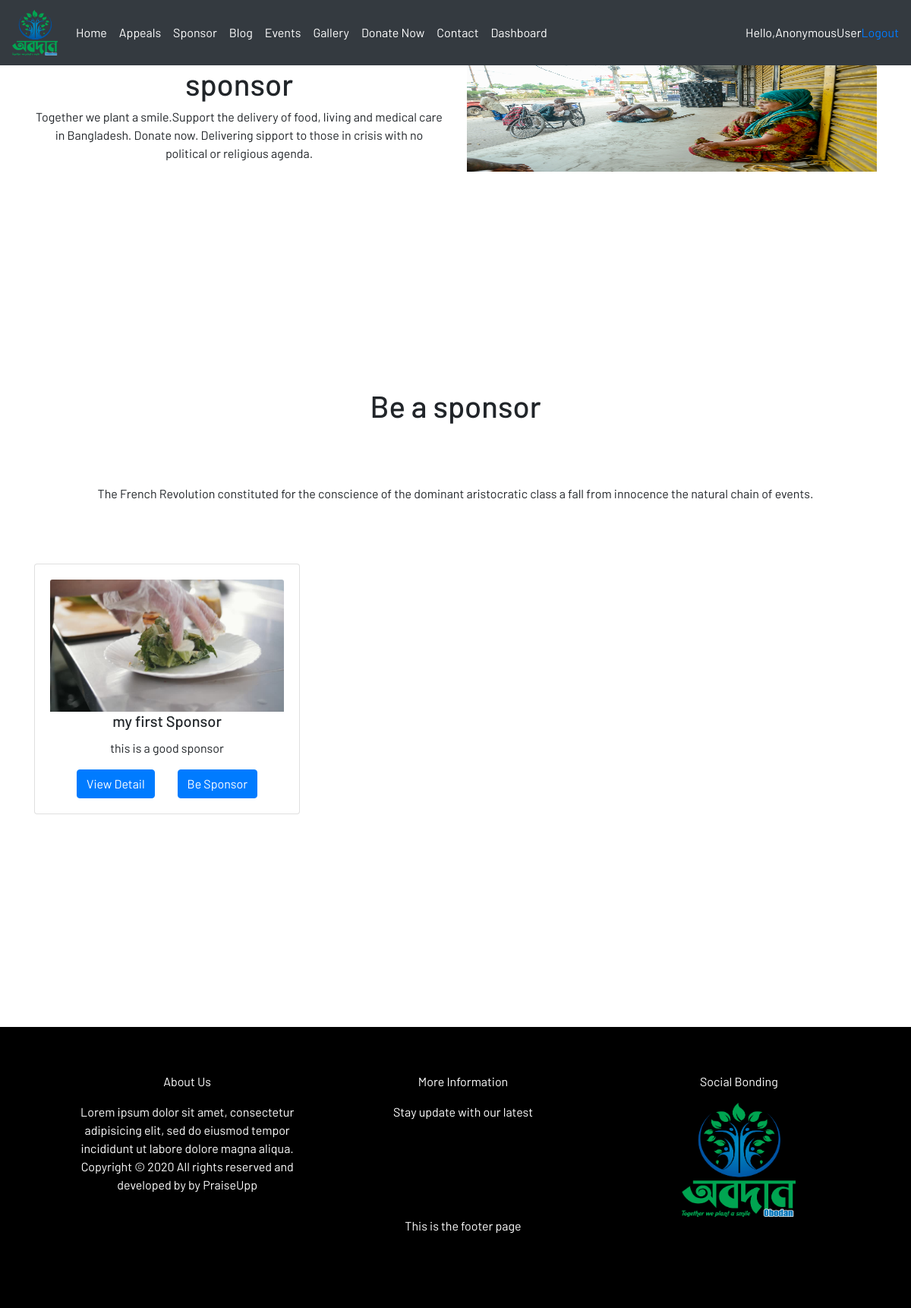
The page /sponsor on the database its author committed.
### webmanager/models.py (models this page shows, shortened)
class Sponsor(models.Model):
    sponsor_title = models.CharField(max_length=100)
    sponsor_desc = models.TextField(max_length=1000)
    sponsor_pic = models.ImageField(null=True, blank=True)
    created_at = models.DateTimeField(null=True, blank=True)
    updated_on = models.DateTimeField(auto_now=True)

### webmanager/views.py (the view)
# urls.py: path('sponsor', views.sponsor, name="sponsor"),
def sponsor(request):
    sponsors = Sponsor.objects.all()
    context = {'sponsors': sponsors}
    return render(request, 'webmanager/sponsor.html', context)

### webmanager/templates/webmanager/sponsor.html
{% extends 'webmanager/main.html' %} {% block content %} {% load static%}
<section>
    <div class="container text-center">
      <div class="row">
        <div class="col-lg-6">
          <h1>sponsor</h1>
          <p>
            Together we plant a smile.Support the delivery of food, living and
            medical care in Bangladesh. Donate now. Delivering sipport to those in
            crisis with no political or religious agenda.
          </p>
        </div>
        <div class="col-lg-6">
          <img
            src="{% static '/img/assets/khulna3.jpg' %}"
            class="card-img-top img-fluid"
            alt="..." style="height: 140px;"
          />
        </div>
      </div>
    </div>
  </section>
<section>
  <div class="container section-gap">
    <div class="text-center">
      <h1>Be a sponsor</h1>
      <p class="title-gap">
        The French Revolution constituted for the conscience of the dominant
        aristocratic class a fall from innocence the natural chain of events.
      </p>
    </div>
    <div class="row text-center title-gap">
       {% for sponsor in sponsors %}
      <div class="col-lg-4">
        <div class="card" style="">
          <div class="card-body">
            <img
              src="{{ sponsor.sponsor_pic.url }}"
              class="card-img-top img-fluid"
              alt="..."
            />
            <h5 class="card-title">{{sponsor.sponsor_title}}</h5>
            <p class="card-text">
              {{sponsor.sponsor_desc}}
            </p>
            <a href="#" class="btn btn-primary">View Detail</a
            ><a href="{%url 'contact' %}" class="btn btn-primary button-margin">Be Sponsor</a>
          </div>
        </div>
      </div>
     {% endfor %}
    </div>
  </div>
</section>
    {% endblock %}

### static/css/main.css (style rules this page uses)
body { font-family: "Barlow", sans-serif; }
.section-gap { margin-top: 280px; }
.title-gap { margin-top: 80px; }
.button-margin { margin-left: 30px; }

### rows shown on the page
Sponsor: sponsor_pic (picture), sponsor_title "my first Sponsor", sponsor_desc "this is a good sponsor"

### other values the page prints
{{ request.user }} "AnonymousUser"
